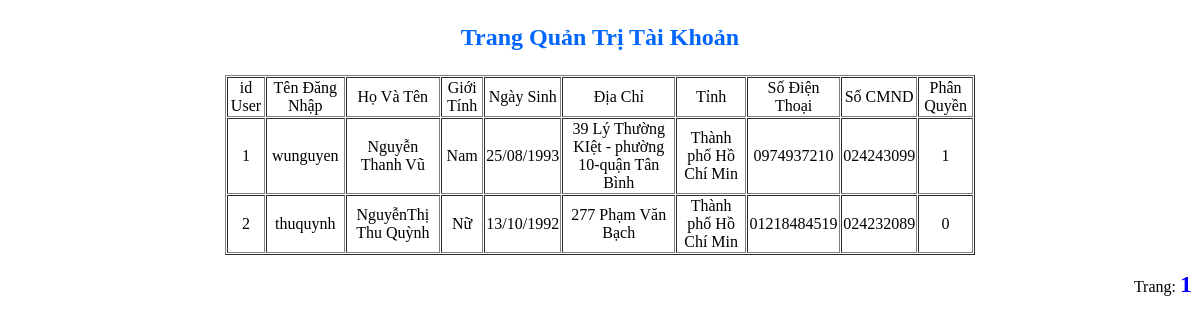
/admin/user/users.php, run on an earlier commit of the app's database.
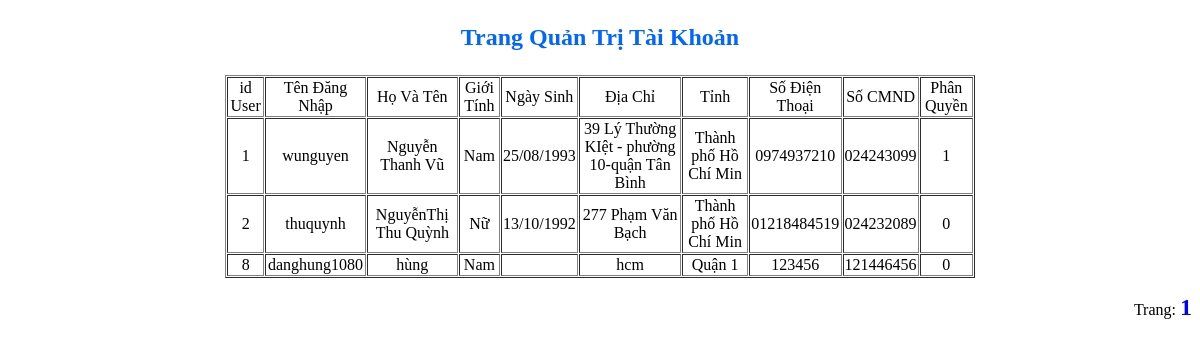
And on a later commit of the database.
### tables this page shows
CREATE TABLE IF NOT EXISTS `users` (
  `idUser` int(255) NOT NULL AUTO_INCREMENT,
  `TenDangNhap` varchar(30) NOT NULL,
  `MatKhau` varchar(30) NOT NULL,
  `HoVaTen` varchar(50) NOT NULL,
  `GioiTinh` varchar(5) DEFAULT NULL,
  `NgaySinh` varchar(20) DEFAULT NULL,
  `DiaChi` varchar(100) NOT NULL,
  `TinhThanh` varchar(20) DEFAULT NULL,
  `SoDT` varchar(20) NOT NULL,
  `SoCMND` varchar(20) NOT NULL,
  `NgayCapCMND` varchar(20) DEFAULT NULL,
  `NoiCapCMND` varchar(100) DEFAULT NULL,
  `PhanQuyen` int(11) NOT NULL DEFAULT '0',
  PRIMARY KEY (`idUser`)
);

### admin/user/users.php (the view, shortened to what this page needs)
<!DOCTYPE html PUBLIC "-//W3C//DTD XHTML 1.0 Transitional//EN" "http://www.w3.org/TR/xhtml1/DTD/xhtml1-transitional.dtd">
<html xmlns="http://www.w3.org/1999/xhtml">
<head>
</head>
<body>
<p align="center" style="color:#06F; font-size:24px;"><b>Trang Quản Trị Tài Khoản</b></p>
<table width="750" border="1" cellspacing="1" cellpadding="1" align="center">
  <tr>
    <td align="center">id User</td>
    <td align="center">Tên Đăng Nhập</td>
    <td align="center">Họ Và Tên</td>
    <td align="center">Giới Tính</td>
    <td align="center">Ngày Sinh</td>
    <td align="center">Địa Chỉ</td>
    <td align="center">Tỉnh</td>
    <td align="center">Số Điện Thoại</td>
    <td align="center">Số CMND</td>
    <td align="center">Phân Quyền</td>
  </tr>
  <?php
  $sldc="select * from users";
  $qrdc= mysql_query($sldc);
  $tsdong=mysql_num_rows($qrdc);
  $sodong=10;
  $tstrang=ceil($tsdong/$sodong);
  if (isset($_GET['trang']))
  {
	  $trang=intval($_GET['trang']);
  }
  else
  {
	  $trang=1;
  }
  $vitri=($trang-1)*$sodong;
  $sldc2="select * from users limit $vitri,$sodong";
  $qrdc2=mysql_query($sldc2);
  while ($rowdc=mysql_fetch_array($qrdc2))
  {
  ?>
  <tr>
    <td align="center"><?php echo $rowdc['idUser']; ?></td>
	<td align="center"><?php echo $rowdc['TenDangNhap']; ?></td>
	<td align="center"><?php echo $rowdc['HoVaTen']; ?></td>
	<td align="center"><?php echo $rowdc['GioiTinh']; ?></td>
	<td align="center"><?php echo $rowdc['NgaySinh']; ?></td>
	<td align="center"><?php echo $rowdc['DiaChi']; ?></td>
	<td align="center"><?php echo $rowdc['TinhThanh']; ?></td>
	<td align="center"><?php echo $rowdc['SoDT']; ?></td>
	<td align="center"><?php echo $rowdc['SoCMND']; ?></td>
	<td align="center"><?php echo $rowdc['PhanQuyen']; ?></td>
  </tr>
  <?php
  }
  ?>
</table>
<p align="right"><?php
echo "Trang: ";
for ($k=1;$k<=$tstrang;$k++)
{
	if ($k==$trang)
	{
		echo "<b><font size='5'; color='blue'>"." ".$k." "."</font></b>";
	}
	else
	{
		echo "<a href='index.php?link=quanlysanpham&idSP=".$rowdc['idSP']."&trang=".$k."'.>".$k." "."</a>";
	}
}
?></p>
</body>
</html>

What changed in the data, as far as the page shows it:
added users: idUser "8", TenDangNhap "danghung1080", HoVaTen "hùng", GioiTinh "Nam", DiaChi "hcm", TinhThanh "Quận 1", SoDT "123456", SoCMND "121446456", PhanQuyen "0"
